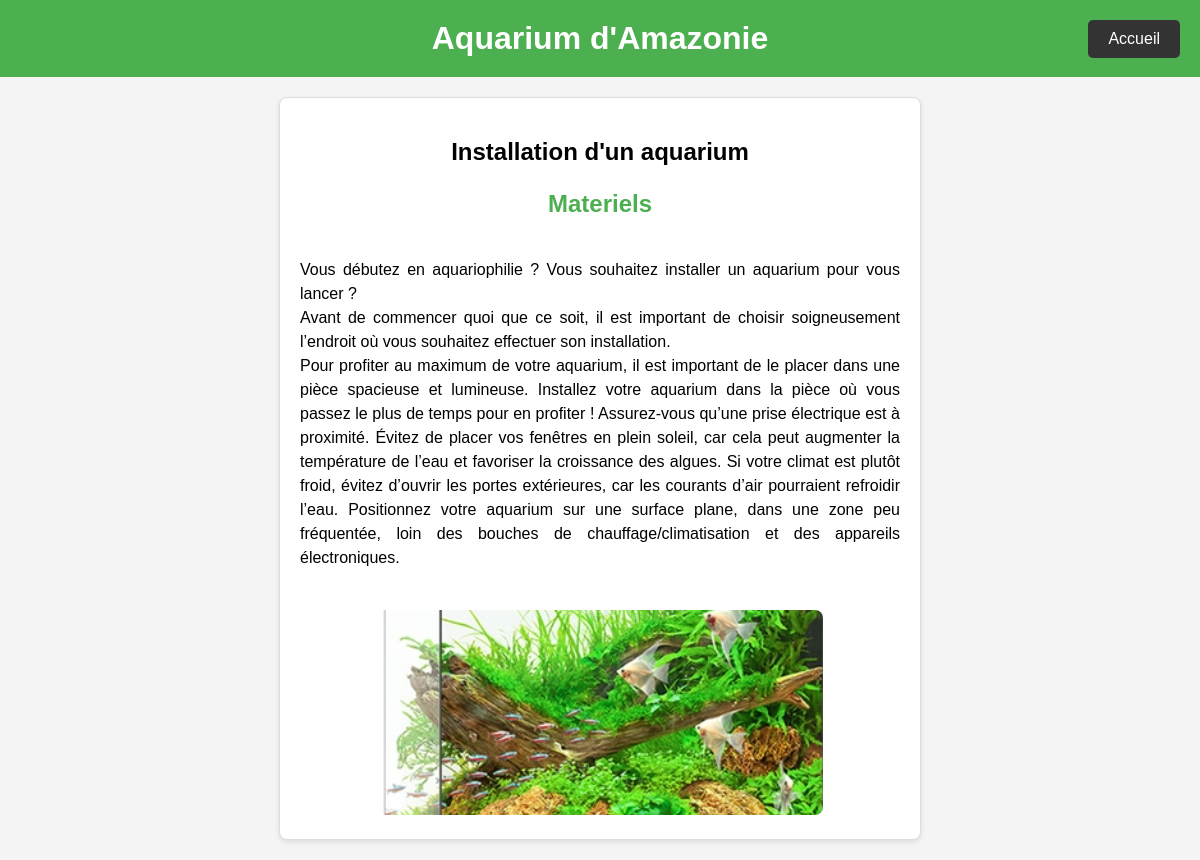
Screenshot of /article.php?id=1 with the database file from the repository.
### tables this page shows
CREATE TABLE `articles` (
  `id` int NOT NULL,
  `categories` text NOT NULL,
  `titre` text NOT NULL,
  `texte` text NOT NULL,
  `photo` varchar(255) NOT NULL
);

### article.php (the view, shortened to what this page needs)
<?php
require_once "bdd/bdd.php";
$id = $_GET['id'];
$sql = "SELECT * FROM articles WHERE ID = :id";
$stmt = $bdd->prepare($sql);
$stmt->bindValue(":id", $id);
$stmt->execute();
$article = $stmt->fetch(PDO::FETCH_ASSOC);
?>
<!DOCTYPE html>
<html lang="fr">
<head>
    <link rel="stylesheet" href="styles/stylearticle.css">
</head>
<body>
    <div class="header">
        <h1>Aquarium d'Amazonie</h1>
        <form class="form" action="index.php" method="GET">
            <button class="bouton-accueil" type="submit">Accueil</button>
        </form>
    </div>
    <div class="article-card">
        <h2><?= $article['titre'] ?></h2>
        <h3><?= $article['categories'] ?></h2>
        <div class="article-texte">
            <p><?= $article['texte'] ?></p>
            <div class="article-image">
                <img src="<?=($article['photo']) ?>" alt="Project Image">
            </div>
        </div>
    </div>
</body>
</html>

### styles/stylearticle.css (style rules this page uses)
body { font-family: Arial, sans-serif; margin: 0; padding: 0; background-color: #f4f4f4; }
.header { background-color: #4CAF50; color: white; padding: 20px; text-align: center; position: relative; }
.header h1 { margin: 0; }
h2 { font-size: 24px; color: #000000; }
h3 { font-size: 24px; color: #4CAF50; }
.form { position: absolute; top: 20px; right: 20px; }
.bouton-accueil { background-color: #333; color: white; padding: 10px 20px; border: none; border-radius: 5px; cursor: pointer; font-size: 16px; text-decoration: none; transition: background-color 0.3s ease, transform 0.3s ease; }
.article-card { background-color: white; border: 1px solid #ddd; border-radius: 8px; box-shadow: 0 2px 5px rgba(0, 0, 0, 0.1); margin: 20px auto; padding: 20px; max-width: 600px; text-align: center; }
.article-card h2 { font-size: 24px; margin-bottom: 10px; }
.article-texte { display: flex; flex-direction: column; align-items: center; }
.article-texte p { font-size: 16px; line-height: 1.5; margin-bottom: 20px; text-align: justify; }
.article-image img { max-width: 100%; height: auto; border-radius: 8px; margin-top: 20px; }

### rows the page displays
articles: titre "Installation d'un aquarium", categories "Materiels", texte "Vous débutez en aquariophilie ? Vous souhaitez installer un aquarium pour vous lancer ? Avant de commencer quoi que ce soit, il est important de choisir soigneusement l’endroit où vous souhaitez effectuer son installation. Pour profiter au maximum de votre aquarium, il est important de le placer dans une pièce spacieuse et lumineuse. Installez votre aquarium dans la pièce où vous passez le plus de temps pour en profiter ! Assurez-vous qu’une prise électrique est à proximité. Évitez de placer vos fenêtres en plein soleil, car cela peut augmenter la température de l’eau et favoriser la croissance des algues. Si votre climat est plutôt froid, évitez d’ouvrir les portes extérieures, car les…", photo (picture)
